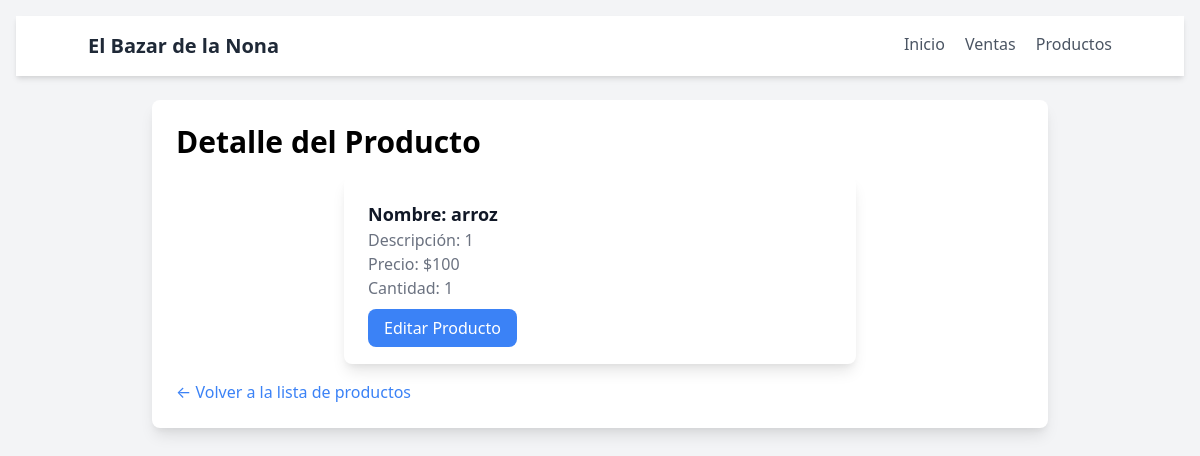
/productos/1/, run on the app's committed database.
### tienda/models.py (models this page shows, shortened)
class Producto(models.Model):
    nombre = models.CharField(max_length=100)
    descripcion = models.TextField()
    precio = models.DecimalField(max_digits=10, decimal_places=0)
    cantidad = models.IntegerField()

### tienda/views.py (the view)
# urls.py: path('productos/<int:producto_id>/', views.detalle_producto, name='detalle_producto'),
def detalle_producto(request, producto_id):
    producto = get_object_or_404(Producto, id=producto_id)
    return render(request, 'tienda/detalle_producto.html', {'producto': producto})

### tienda/templates/tienda/detalle_producto.html (shortened to what this page needs)
{% extends 'tienda/base.html' %}
{% block content %}
<h1 class="text-3xl font-semibold mb-4">Detalle del Producto</h1>
<div class="max-w-lg mx-auto bg-white p-6 rounded-lg shadow-lg">
    <p class="text-lg font-semibold text-gray-900">Nombre: {{ producto.nombre }}</p>
    <p class="text-gray-500">Descripción: {{ producto.descripcion }}</p>
    <p class="text-gray-500">Precio: ${{ producto.precio }}</p>
    <p class="text-gray-500">Cantidad: {{ producto.cantidad }}</p>
    <div class="mt-4">
        <a href="{% url 'editar_producto' producto.id %}" class="bg-blue-500 hover:bg-blue-600 text-white py-2 px-4 rounded-lg">Editar Producto</a>
    </div>
</div>
<a href="{% url 'lista_productos' %}" class="block mt-4 text-blue-500 hover:underline">&larr; Volver a la lista de productos</a>
{% endblock %}

### data on the page
Producto: nombre "arroz", descripcion "1", precio "100", cantidad "1"
